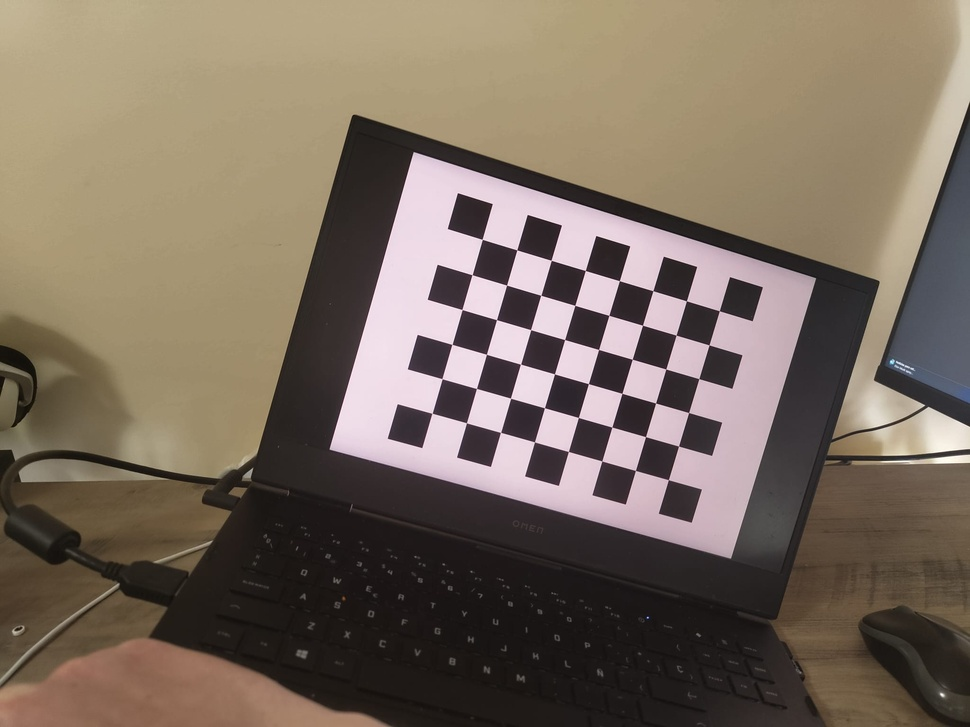
#> input picture Camara/Fotos_Javier/Foto_1.jpg, 970 x 727 px, shrunk from 2048 x 1536 before the run; its folder holds only this picture in this run; the run also reads 2 pictures not shown here
$ python tercerintento.py
#> lines starting #> are read from the running program, lines starting #| are printed output that depends on the picture; after the words box and inside, x2 and y2 are one past the last pixel; in counts of white or black regions, pixels touching at a corner belong together
import numpy as np
import cv2 as cv
import glob
import os
import random
import matplotlib.pyplot as plt

def calibrate(showPics=True):
    # Ruta de las imágenes de calibración
#> called with showPics = True
    calibrationDir = r'C:\Users\javip\OneDrive\Escritorio\Nueva carpeta (2)\ProyectoVision3D\Camara\Fotos_Javier'
    imgPathList = glob.glob(os.path.join(calibrationDir, 'Foto_*.jpg'))

    if not imgPathList:
        print("No se encontraron imágenes. Verifica la ruta y los nombres de los archivos.")
        return None, None, None, None, None

    # Parámetros ajedrez
    nCols = 8  #Columnas
    nRows = 6  #Filas
    termCriteria = (cv.TERM_CRITERIA_EPS + cv.TERM_CRITERIA_MAX_ITER, 30, 0.001)

    # Coordenadas del mundo real
    worldPtsCur = np.zeros((nRows * nCols, 3), np.float32)
    worldPtsCur[:, :2] = np.mgrid[0:nCols, 0:nRows].T.reshape(-1, 2)

    worldPtsList = []
    imgPtsList = []

    for curImgPath in imgPathList:
        imgBGR = cv.imread(curImgPath)
#> imgBGR is the input picture: shape (727, 970, 3); mean B, G, R 95.1, 108.7, 122.3
        if imgBGR is None:
            print(f"No se pudo leer la imagen: {curImgPath}")
            continue

        imgGray = cv.cvtColor(imgBGR, cv.COLOR_BGR2GRAY)
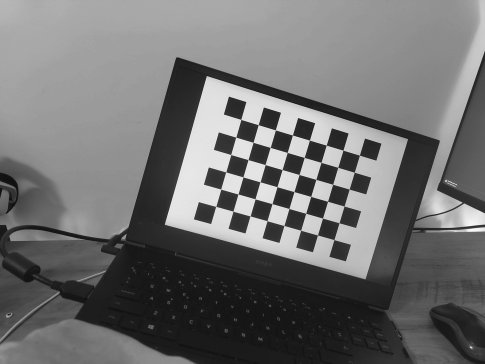
#> imgGray: shape (727, 970) (shown at 1/2 size); min 10, max 254, mean 111.2
        cornersFound, cornersOrg = cv.findChessboardCorners(imgGray, (nCols, nRows), None)
#> cornersFound = True; cornersOrg = 48 rows, first 8: [482.2, 239.3], [516.8, 249.9], [551.2, 260.3], [585.3, 270.5], [619.4, 280.6], [652.9, 290.7], [686.4, 300.8], [719.3, 310.7]

        if cornersFound:
            worldPtsList.append(worldPtsCur)
            cornersRefined = cv.cornerSubPix(imgGray, cornersOrg, (11, 11), (-1, -1), termCriteria)
#> cornersRefined = 48 rows, first 8: [482.2, 239.4], [516.8, 249.8], [551.1, 260.3], [585.3, 270.5], [619.4, 280.7], [652.9, 290.7], [686.4, 300.8], [719.3, 310.7]
            imgPtsList.append(cornersRefined)

            if showPics:
                cv.drawChessboardCorners(imgBGR, (nCols, nRows), cornersRefined, cornersFound)
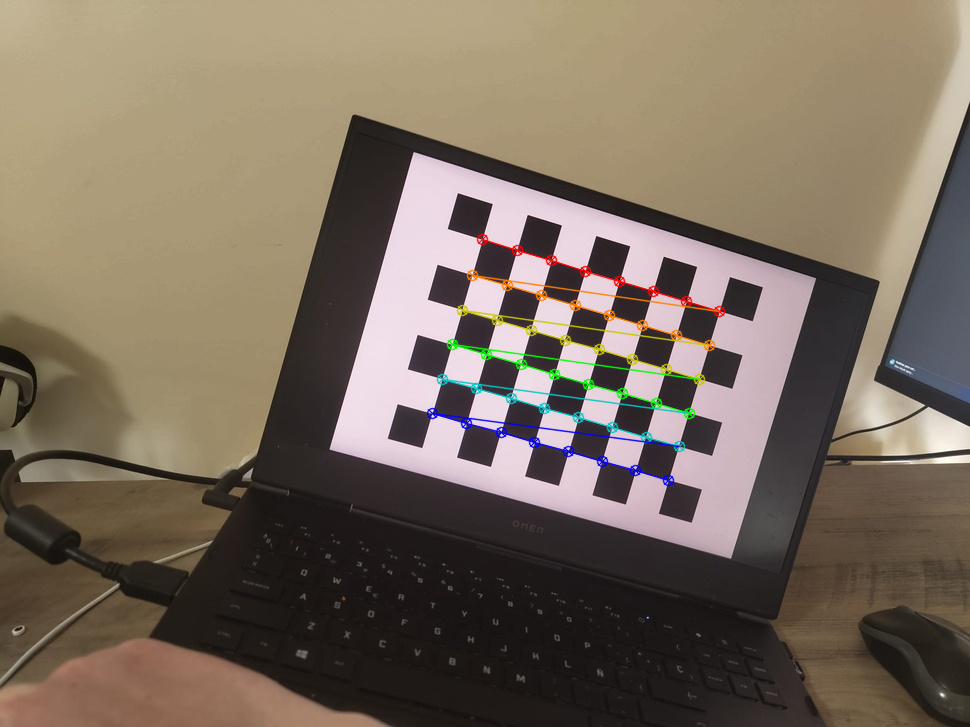
#> imgBGR: shape (727, 970, 3); 1.65% of pixels changed, all inside (x1, y1, x2, y2) = (426, 233, 726, 487)
                imgBGR_resized = cv.resize(imgBGR, None, fx=0.5, fy=0.5)
                cv.imshow('Chessboard', imgBGR_resized)
                cv.waitKey(500)

    cv.destroyAllWindows()

    if not worldPtsList:
        print("No se detectaron esquinas en ninguna imagen.")
        return None, None, None, None, None

    # Calibración
    repError, K, distCoeff, rvecs, tvecs = cv.calibrateCamera(
        worldPtsList, imgPtsList, imgGray.shape[::-1], None, None)
#> repError = 0.103; K = [[547.6, 0, 467], [0, 546.5, 360.2], [0, 0, 1]]; distCoeff = [[0.157, -0.466, -0.000553, -0.00242, 0.279]]; rvecs = ([0.0357, -0.0698, 0.281],); tvecs = ([0.418, -3.32, 15.13],)
#> (the rest of the program and of its run is left out)
